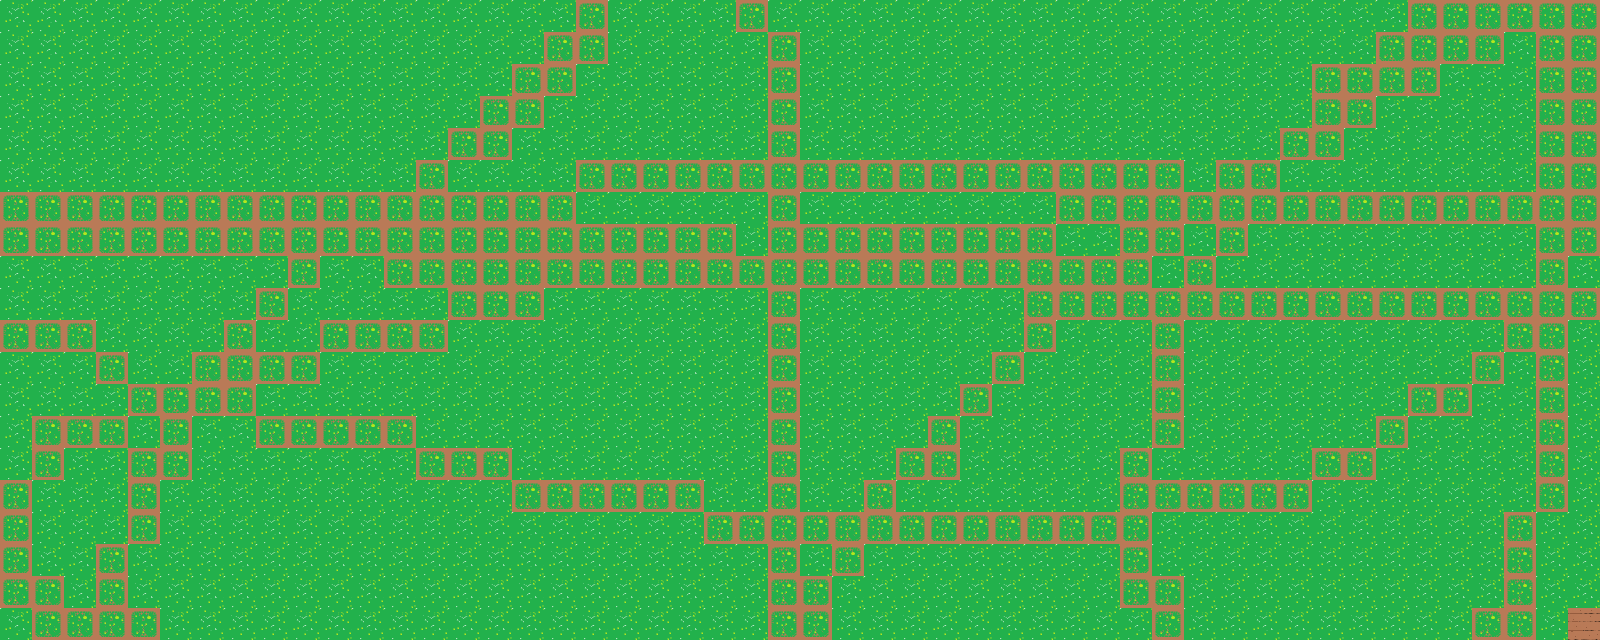

A level layout from a 2D game, rendered from its tile map. Below: a short description, then the map file with its tile-grid data intact:
An orthogonal 50x20 tile map with 32x32 px tiles, 2 tile layers (Tile Layer 1, Collision Layer).

<map version="1.0" orientation="orthogonal" renderorder="right-down" width="50" height="20" tilewidth="32" tileheight="32" nextobjectid="1">
 <tileset firstgid="1" name="Tiles" tilewidth="32" tileheight="32" tilecount="16" columns="4">
  <image source="../../../Pygame/Tiles.png" width="128" height="128" />
 </tileset>
 <layer name="Tile Layer 1" width="50" height="20">
  <data encoding="csv">
5,5,5,5,5,5,5,5,5,5,5,5,5,5,5,5,5,5,1,5,5,5,5,1,5,5,5,5,5,5,5,5,5,5,5,5,5,5,5,5,5,5,5,5,1,1,1,1,1,1,
5,5,5,5,5,5,5,5,5,5,5,5,5,5,5,5,5,1,1,5,5,5,5,5,1,5,5,5,5,5,5,5,5,5,5,5,5,5,5,5,5,5,5,1,1,1,1,5,1,1,
5,5,5,5,5,5,5,5,5,5,5,5,5,5,5,5,1,1,5,5,5,5,5,5,1,5,5,5,5,5,5,5,5,5,5,5,5,5,5,5,5,1,1,1,1,5,5,5,1,1,
5,5,5,5,5,5,5,5,5,5,5,5,5,5,5,1,1,5,5,5,5,5,5,5,1,5,5,5,5,5,5,5,5,5,5,5,5,5,5,5,5,1,1,5,5,5,5,5,1,1,
5,5,5,5,5,5,5,5,5,5,5,5,5,5,1,1,5,5,5,5,5,5,5,5,1,5,5,5,5,5,5,5,5,5,5,5,5,5,5,5,1,1,5,5,5,5,5,5,1,1,
5,5,5,5,5,5,5,5,5,5,5,5,5,1,5,5,5,5,1,1,1,1,1,1,1,1,1,1,1,1,1,1,1,1,1,1,1,5,1,1,5,5,5,5,5,5,5,5,1,1,
1,1,1,1,1,1,1,1,1,1,1,1,1,1,1,1,1,1,5,5,5,5,5,5,1,5,5,5,5,5,5,5,5,1,1,1,1,1,1,1,1,1,1,1,1,1,1,1,1,1,
1,1,1,1,1,1,1,1,1,1,1,1,1,1,1,1,1,1,1,1,1,1,1,5,1,1,1,1,1,1,1,1,1,5,5,1,1,5,1,5,5,5,5,5,5,5,5,5,1,1,
5,5,5,5,5,5,5,5,5,1,5,5,1,1,1,1,1,1,1,1,1,1,1,1,1,1,1,1,1,1,1,1,1,1,1,1,5,1,5,5,5,5,5,5,5,5,5,5,1,5,
5,5,5,5,5,5,5,5,1,5,5,5,5,5,1,1,1,5,5,5,5,5,5,5,1,5,5,5,5,5,5,5,1,1,1,1,1,1,1,1,1,1,1,1,1,1,1,1,1,1,
1,1,1,5,5,5,5,1,5,5,1,1,1,1,5,5,5,5,5,5,5,5,5,5,1,5,5,5,5,5,5,5,1,5,5,5,1,5,5,5,5,5,5,5,5,5,5,1,1,5,
5,5,5,1,5,5,1,1,1,1,5,5,5,5,5,5,5,5,5,5,5,5,5,5,1,5,5,5,5,5,5,1,5,5,5,5,1,5,5,5,5,5,5,5,5,5,1,5,1,5,
5,5,5,5,1,1,1,1,5,5,5,5,5,5,5,5,5,5,5,5,5,5,5,5,1,5,5,5,5,5,1,5,5,5,5,5,1,5,5,5,5,5,5,5,1,1,5,5,1,5,
5,1,1,1,5,1,5,5,1,1,1,1,1,5,5,5,5,5,5,5,5,5,5,5,1,5,5,5,5,1,5,5,5,5,5,5,1,5,5,5,5,5,5,1,5,5,5,5,1,5,
5,1,5,5,1,1,5,5,5,5,5,5,5,1,1,1,5,5,5,5,5,5,5,5,1,5,5,5,1,1,5,5,5,5,5,1,5,5,5,5,5,1,1,5,5,5,5,5,1,5,
1,5,5,5,1,5,5,5,5,5,5,5,5,5,5,5,1,1,1,1,1,1,5,5,1,5,5,1,5,5,5,5,5,5,5,1,1,1,1,1,1,5,5,5,5,5,5,5,1,5,
1,5,5,5,1,5,5,5,5,5,5,5,5,5,5,5,5,5,5,5,5,5,1,1,1,1,1,1,1,1,1,1,1,1,1,1,5,5,5,5,5,5,5,5,5,5,5,1,5,5,
1,5,5,1,5,5,5,5,5,5,5,5,5,5,5,5,5,5,5,5,5,5,5,5,1,5,1,5,5,5,5,5,5,5,5,1,5,5,5,5,5,5,5,5,5,5,5,1,5,5,
1,1,5,1,5,5,5,5,5,5,5,5,5,5,5,5,5,5,5,5,5,5,5,5,1,1,5,5,5,5,5,5,5,5,5,1,1,5,5,5,5,5,5,5,5,5,5,1,5,5,
5,1,1,1,1,5,5,5,5,5,5,5,5,5,5,5,5,5,5,5,5,5,5,5,1,1,5,5,5,5,5,5,5,5,5,5,1,5,5,5,5,5,5,5,5,5,1,1,5,2
</data>
 </layer>
 <layer name="Collision Layer" width="50" height="20">
  <data encoding="csv">
0,0,0,0,0,0,0,0,0,0,0,0,0,0,0,0,0,0,0,0,0,0,0,0,0,0,0,0,0,0,0,0,0,0,0,0,0,0,0,0,0,0,0,0,0,0,0,0,0,0,
0,0,0,0,0,0,0,0,0,0,0,0,0,0,0,0,0,0,0,0,0,0,0,0,0,0,0,0,0,0,0,0,0,0,0,0,0,0,0,0,0,0,0,0,0,0,0,0,0,0,
0,0,0,0,0,0,0,0,0,0,0,0,0,0,0,0,0,0,0,0,0,0,0,0,0,0,0,0,0,0,0,0,0,0,0,0,0,0,0,0,0,0,0,0,0,0,0,0,0,0,
0,0,0,0,0,0,0,0,0,0,0,0,0,0,0,0,0,0,0,0,0,0,0,0,0,0,0,0,0,0,0,0,0,0,0,0,0,0,0,0,0,0,0,0,0,0,0,0,0,0,
0,0,0,0,0,0,0,0,0,0,0,0,0,0,0,0,0,0,0,0,0,0,0,0,0,0,0,0,0,0,0,0,0,0,0,0,0,0,0,0,0,0,0,0,0,0,0,0,0,0,
0,0,0,0,0,0,0,0,0,0,0,0,0,0,0,0,0,0,0,0,0,0,0,0,0,0,0,0,0,0,0,0,0,0,0,0,0,0,0,0,0,0,0,0,0,0,0,0,0,0,
0,0,0,0,0,0,0,0,0,0,0,0,0,0,0,0,0,0,0,0,0,0,0,0,0,0,0,0,0,0,0,0,0,0,0,0,0,0,0,0,0,0,0,0,0,0,0,0,0,0,
0,0,0,0,0,0,0,0,0,0,0,0,0,0,0,0,0,0,0,0,0,0,0,0,0,0,0,0,0,0,0,0,0,0,0,0,0,0,0,0,0,0,0,0,0,0,0,0,0,0,
0,0,0,0,0,0,0,0,0,0,0,0,0,0,0,0,0,0,0,0,0,0,0,0,0,0,0,0,0,0,0,0,0,0,0,0,0,0,0,0,0,0,0,0,0,0,0,0,0,0,
0,0,0,0,0,0,0,0,0,0,0,0,0,0,0,0,0,0,0,0,0,0,0,0,0,0,0,0,0,0,0,0,0,0,0,0,0,0,0,0,0,0,0,0,0,0,0,0,0,0,
0,0,0,0,0,0,0,0,0,0,0,0,0,0,0,0,0,0,0,0,0,0,0,0,0,0,0,0,0,0,0,0,0,0,0,0,0,0,0,0,0,0,0,0,0,0,0,0,0,0,
0,0,0,0,0,0,0,0,0,0,0,0,0,0,0,0,0,0,0,0,0,0,0,0,0,0,0,0,0,0,0,0,0,0,0,0,0,0,0,0,0,0,0,0,0,0,0,0,0,0,
0,0,0,0,0,0,0,0,0,0,0,0,0,0,0,0,0,0,0,0,0,0,0,0,0,0,0,0,0,0,0,0,0,0,0,0,0,0,0,0,0,0,0,0,0,0,0,0,0,0,
0,0,0,0,0,0,0,0,0,0,0,0,0,0,0,0,0,0,0,0,0,0,0,0,0,0,0,0,0,0,0,0,0,0,0,0,0,0,0,0,0,0,0,0,0,0,0,0,0,0,
0,0,0,0,0,0,0,0,0,0,0,0,0,0,0,0,0,0,0,0,0,0,0,0,0,0,0,0,0,0,0,0,0,0,0,0,0,0,0,0,0,0,0,0,0,0,0,0,0,0,
0,0,0,0,0,0,0,0,0,0,0,0,0,0,0,0,0,0,0,0,0,0,0,0,0,0,0,0,0,0,0,0,0,0,0,0,0,0,0,0,0,0,0,0,0,0,0,0,0,0,
0,0,0,0,0,0,0,0,0,0,0,0,0,0,0,0,0,0,0,0,0,0,0,0,0,0,0,0,0,0,0,0,0,0,0,0,0,0,0,0,0,0,0,0,0,0,0,0,0,0,
0,0,0,0,0,0,0,0,0,0,0,0,0,0,0,0,0,0,0,0,0,0,0,0,0,0,0,0,0,0,0,0,0,0,0,0,0,0,0,0,0,0,0,0,0,0,0,0,0,0,
0,0,0,0,0,0,0,0,0,0,0,0,0,0,0,0,0,0,0,0,0,0,0,0,0,0,0,0,0,0,0,0,0,0,0,0,0,0,0,0,0,0,0,0,0,0,0,0,0,0,
0,0,0,0,0,0,0,0,0,0,0,0,0,0,0,0,0,0,0,0,0,0,0,0,0,0,0,0,0,0,0,0,0,0,0,0,0,0,0,0,0,0,0,0,0,0,0,0,0,7
</data>
 </layer>
</map>